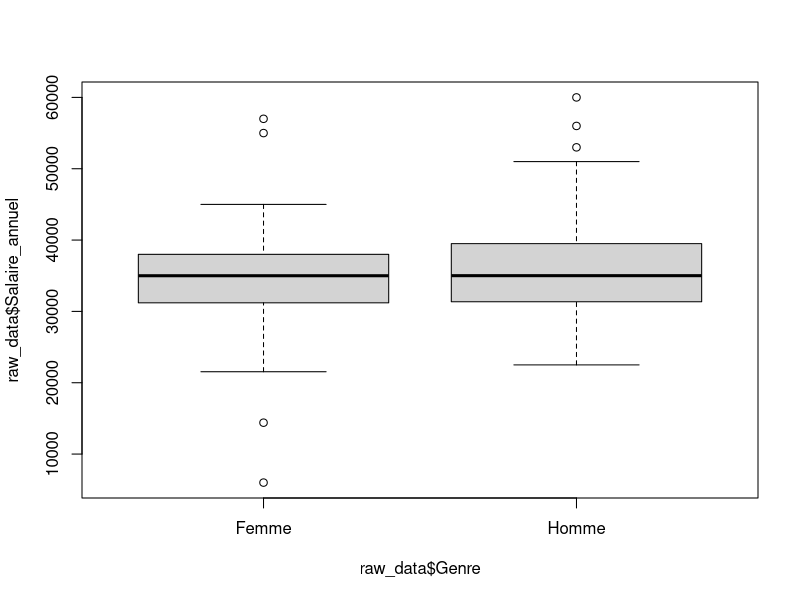
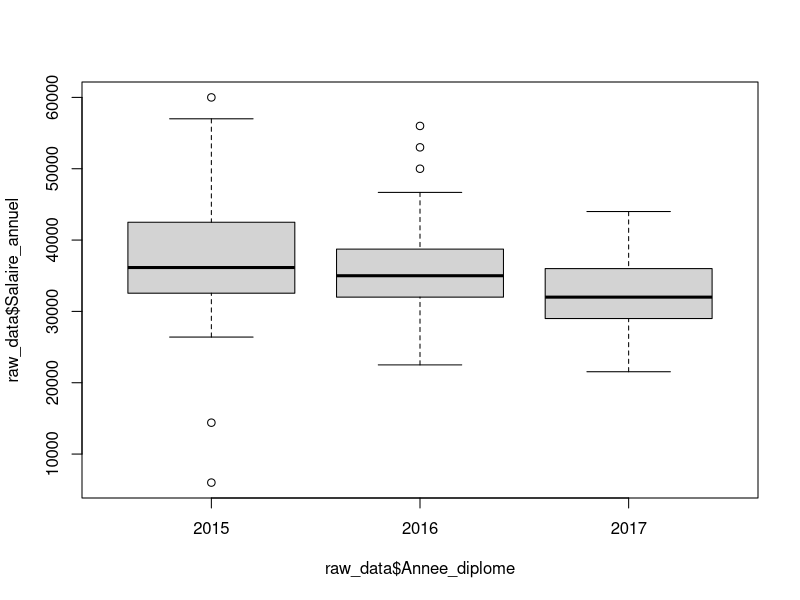
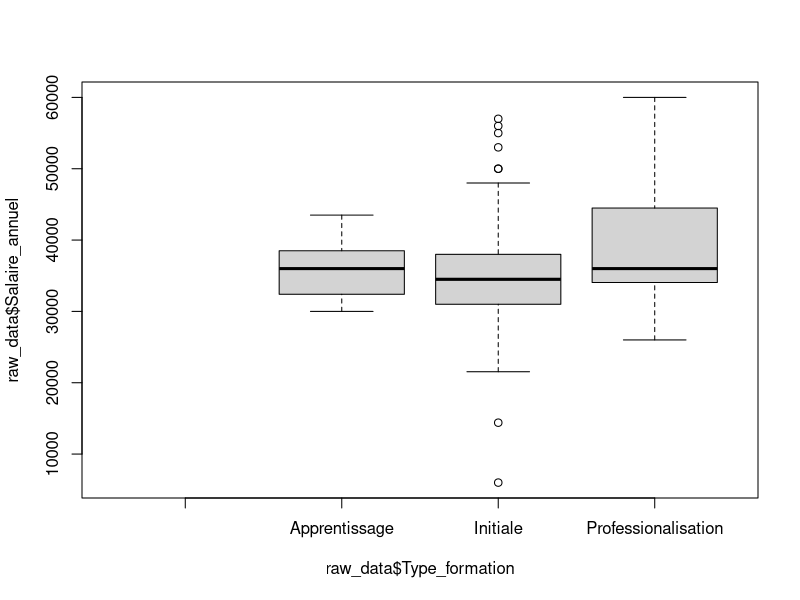
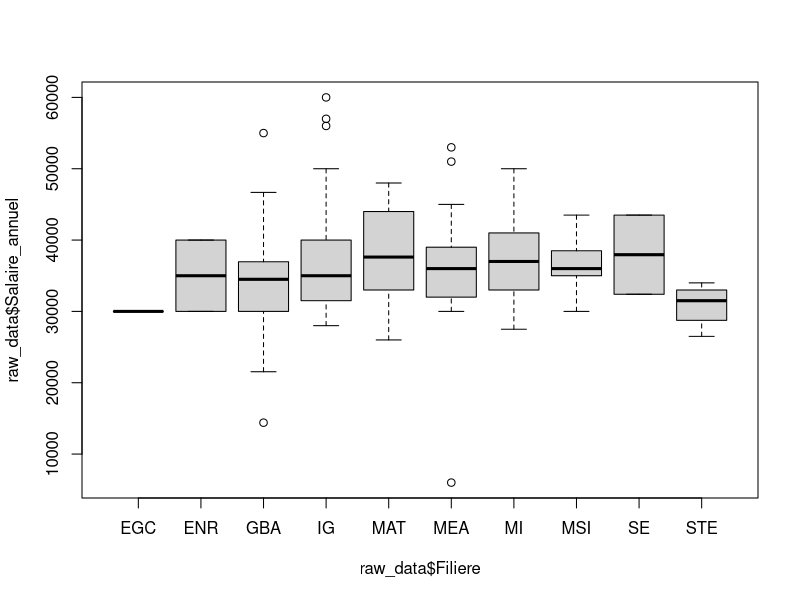
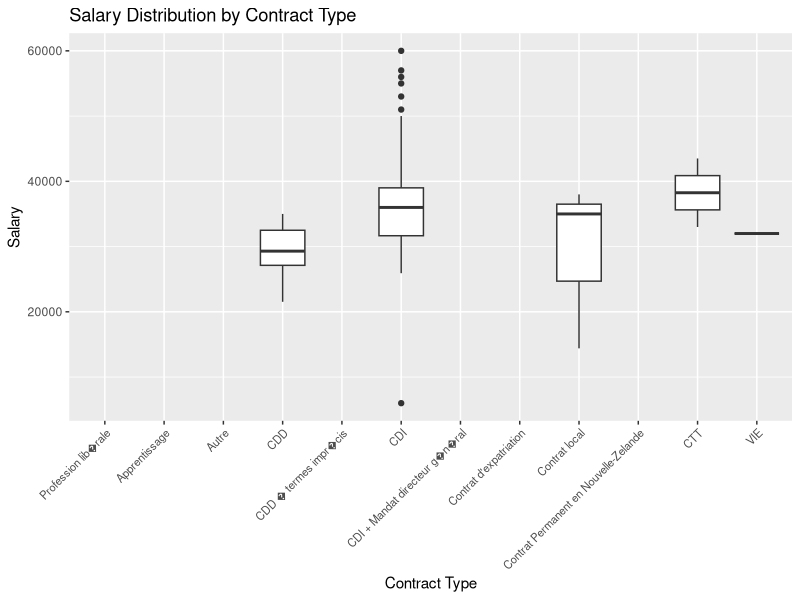
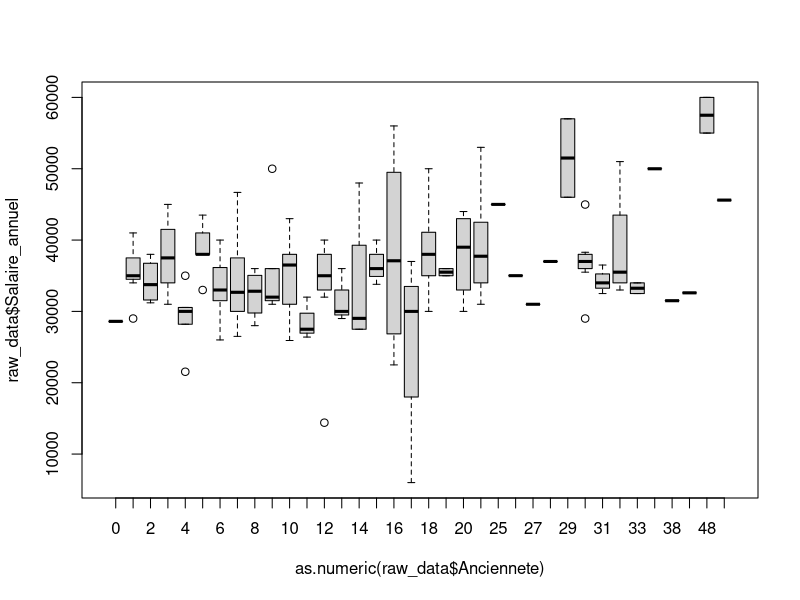
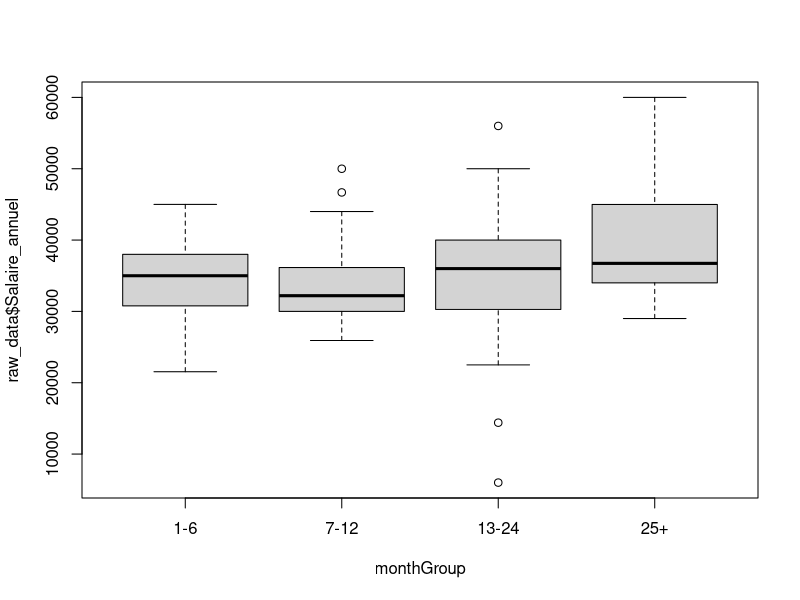
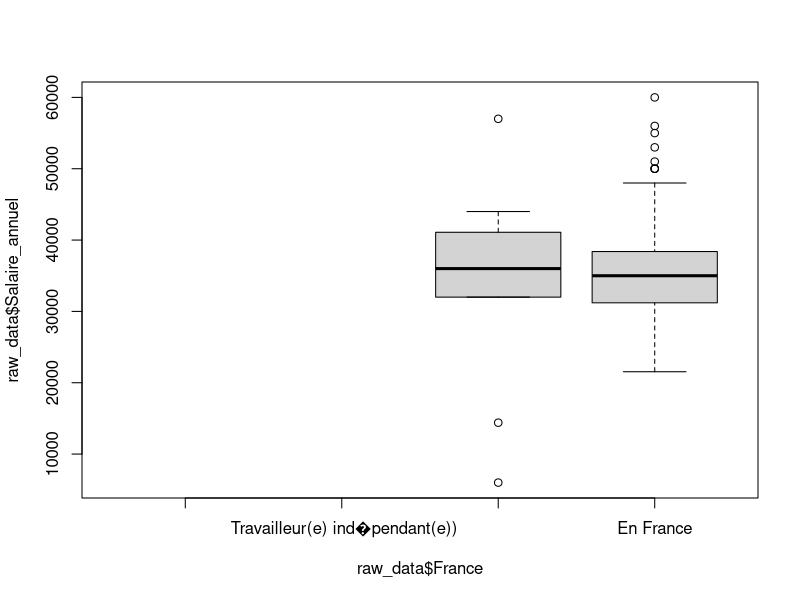

These figures' R source, in order:
## ---- chunk 1
if (!requireNamespace("ggplot2", quietly = TRUE)) {
  install.packages("ggplot2")
}
library(ggplot2)
## ---- chunk 2
# Trying ISO-8859-1
raw_data <- read.csv("data/data_2018.csv", sep = ",")
## ---- chunk 3
# Lists specifying which columns to convert to factors and numeric
factor_cols <- c("Date", "Identifiant", "Genre", "Annee_diplome","Type_formation","Filiere","Situation","Secteur","Nature_contrat", "France","Region", "Pays", "Taille_entreprise", "Nom_entreprise", "Departement", "Intitule_poste", "Secteur_activite")
numeric_cols <- c("Anciennete", "Salaire_annuel", "Responsabilite_hierarchique", "Responsabilite_budget", "Responsabilite_equipe", "Responsabilite_projet", "Satisfaction_globale", "Saitisfaction_relations", "Satisfaction_salaire", "Satisfaction_autonomie", "Satisfaction_localisation")

# Convert columns to factors
raw_data[factor_cols] <- lapply(raw_data[factor_cols], as.factor)

# Convert columns to numeric
raw_data[numeric_cols] <- lapply(raw_data[numeric_cols], as.numeric)
## ---- chunk 4
remove_rows_by_value <- function(data, column_name, value_to_remove) {
  data_filtered <- subset(data, !(data[[column_name]] == value_to_remove))
  return(data_filtered)
}
## ---- chunk 5
boxplot(raw_data$Salaire_annuel ~ raw_data$Genre)
## ---- chunk 6
boxplot(raw_data$Salaire_annuel ~ raw_data$Annee_diplome)
## ---- chunk 7
boxplot(raw_data$Salaire_annuel ~ raw_data$Type_formation)
## ---- chunk 8
boxplot(raw_data$Salaire_annuel ~ raw_data$Filiere)
## ---- chunk 9
filtered_data <- remove_rows_by_value(raw_data, "Situation", "En recherche emploi")
filtered_data <- remove_rows_by_value(filtered_data, "Situation", "En poursuite d'études (hors thèse) / en formation")
filtered_data <- remove_rows_by_value(filtered_data, "Situation", "These")
filtered_data <- remove_rows_by_value(filtered_data, "Situation", "Sans activité") 
filtered_data <- remove_rows_by_value(filtered_data, "Situation", "Volontariat")
filtered_data <- remove_rows_by_value(filtered_data, "Situation", "En création d'entreprise /reprise d'entreprise")
filtered_data <- remove_rows_by_value(filtered_data, "Situation", "Etudes")

activite_data <- filtered_data
## ---- chunk 10


# Filtrage de certains contrat peu représentatif
filtered_data <- remove_rows_by_value(activite_data, "Nature_contrat", "Service à la personne (cours particulier de mathématiques via Acadomia)")
filtered_data <- remove_rows_by_value(filtered_data, "Nature_contrat", "")

ggplot(filtered_data, aes(x = Nature_contrat, y = Salaire_annuel)) +
  geom_boxplot() +
  theme(axis.text.x = element_text(angle = 45, hjust = 1, size = 8)) +
  labs(title = "Salary Distribution by Contract Type", x = "Contract Type", y = "Salary")

## ---- chunk 11



ordered_data <- raw_data[order(as.numeric(raw_data$Anciennete)), ]

boxplot(raw_data$Salaire_annuel ~ as.numeric(raw_data$Anciennete), data = ordered_data)
## ---- chunk 12
monthGroup <- cut(as.numeric(raw_data$Anciennete),
                               breaks = c(0, 6, 12, 24, Inf),
                               labels = c("1-6", "7-12", "13-24", "25+"),
                               right = FALSE)


boxplot(raw_data$Salaire_annuel ~ monthGroup, data = raw_data)
## ---- chunk 13
boxplot(raw_data$Salaire_annuel ~ raw_data$France)
## ---- chunk 14
raw_data_filtered <- raw_data[complete.cases(raw_data$Pays) & raw_data$Pays != "" & !grepl("^\\s*$", raw_data$Pays) & !is.na(raw_data$Salaire_annuel), ]


median_salaries <- tapply(raw_data_filtered$Salaire_annuel, raw_data_filtered$Pays, median)
median_order <- names(sort(median_salaries))

emploiFactor <- factor(raw_data_filtered$Pays, levels = median_order)



ggplot(raw_data_filtered, aes(x = emploiFactor, y = Salaire_annuel)) +
  geom_boxplot(na.rm = TRUE) +
  theme(axis.text.x = element_text(angle = 45, hjust = 1, size = 8)) +
  labs(title = "Salary Distribution by Country", x = "Country", y = "Salary")
## ---- chunk 15
# Trying ISO-8859-1
raw_data <- read.csv("data/data_2019.csv", sep = ",", fileEncoding = "UTF-8")
## ---- chunk 16
# Lists specifying which columns to convert to factors and numeric
factor_cols <- c("Date", "identifiant", "Genre", "Annee_diplome","Type_formation","Filiere","Situation","Secteur","Nature_contrat", "France","Region", "Pays", "Taille_entreprise", "Nom_entreprise", "Departement", "Intitule_poste", "Secteur_activite")
numeric_cols <- c("Anciennete", "Salaire_annuel", "Responsabilite_hierarchique", "Responsabilite_budget", "Responsabilite_equipe", "Responsabilite_projet", "Satisfaction_globale", "Saitisfaction_relations", "Satisfaction_salaire", "Satisfaction_autonomie", "Satisfaction_localisation")

# Convert columns to factors
raw_data[factor_cols] <- lapply(raw_data[factor_cols], as.factor)

# Convert columns to numeric
raw_data[numeric_cols] <- lapply(raw_data[numeric_cols], as.numeric)
## ---- chunk 17
remove_rows_by_value <- function(data, column_name, value_to_remove) {
  data_filtered <- subset(data, !(data[[column_name]] == value_to_remove))
  return(data_filtered)
}
## ---- chunk 18
boxplot(raw_data$Salaire_annuel ~ raw_data$Genre)
## ---- chunk 19
boxplot(raw_data$Salaire_annuel ~ raw_data$Annee_diplome)
## ---- chunk 20
boxplot(raw_data$Salaire_annuel ~ raw_data$Type_formation)
## ---- chunk 21
boxplot(raw_data$Salaire_annuel ~ raw_data$Filiere)
## ---- chunk 22
filtered_data <- remove_rows_by_value(raw_data, "Situation", "En recherche emploi")
filtered_data <- remove_rows_by_value(filtered_data, "Situation", "En poursuite d'études (hors thèse) / en formation")
filtered_data <- remove_rows_by_value(filtered_data, "Situation", "These")
filtered_data <- remove_rows_by_value(filtered_data, "Situation", "Sans activité") 
filtered_data <- remove_rows_by_value(filtered_data, "Situation", "Volontariat")
filtered_data <- remove_rows_by_value(filtered_data, "Situation", "En création d'entreprise /reprise d'entreprise")
filtered_data <- remove_rows_by_value(filtered_data, "Situation", "Etudes")

activite_data <- filtered_data
## ---- chunk 23


# Filtrage de certains contrat peu représentatif
filtered_data <- remove_rows_by_value(activite_data, "Nature_contrat", "Service à la personne (cours particulier de mathématiques via Acadomia)")
filtered_data <- remove_rows_by_value(filtered_data, "Nature_contrat", "")

ggplot(filtered_data, aes(x = Nature_contrat, y = Salaire_annuel)) +
  geom_boxplot() +
  theme(axis.text.x = element_text(angle = 45, hjust = 1, size = 8)) +
  labs(title = "Salary Distribution by Contract Type", x = "Contract Type", y = "Salary")

## ---- chunk 24



ordered_data <- raw_data[order(as.numeric(raw_data$Anciennete)), ]

boxplot(raw_data$Salaire_annuel ~ as.numeric(raw_data$Anciennete), data = ordered_data)
## ---- chunk 25
monthGroup <- cut(as.numeric(raw_data$Anciennete),
                               breaks = c(0, 6, 12, 24, Inf),
                               labels = c("1-6", "7-12", "13-24", "25+"),
                               right = FALSE)


boxplot(raw_data$Salaire_annuel ~ monthGroup, data = raw_data)
## ---- chunk 26
boxplot(raw_data$Salaire_annuel ~ raw_data$France)
## ---- chunk 27
raw_data_filtered <- raw_data[complete.cases(raw_data$Pays) & raw_data$Pays != "" & !grepl("^\\s*$", raw_data$Pays) & !is.na(raw_data$Salaire_annuel), ]


median_salaries <- tapply(raw_data_filtered$Salaire_annuel, raw_data_filtered$Pays, median)
median_order <- names(sort(median_salaries))

emploiFactor <- factor(raw_data_filtered$Pays, levels = median_order)



ggplot(raw_data_filtered, aes(x = emploiFactor, y = Salaire_annuel)) +
  geom_boxplot(na.rm = TRUE) +
  theme(axis.text.x = element_text(angle = 45, hjust = 1, size = 8)) +
  labs(title = "Salary Distribution by Country", x = "Country", y = "Salary")
